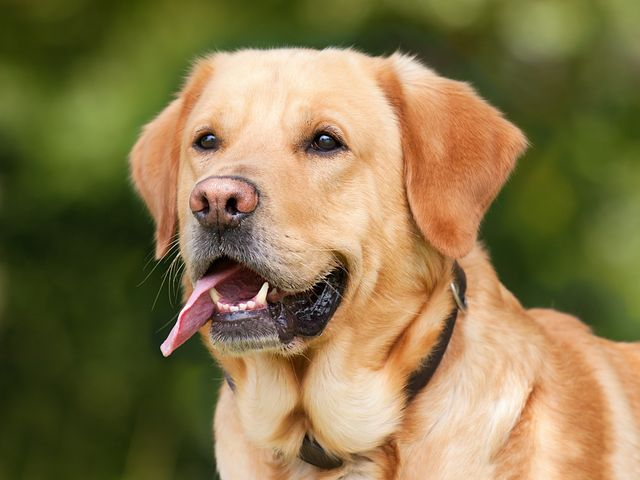
#> input picture labrador.jpg, 640 x 480 px
$ python laplacian.py
#> lines starting #> are read from the running program, lines starting #| are printed output that depends on the picture
import cv2
import numpy as np

import matplotlib.pyplot as plt

# Load the image
img = cv2.imread('labrador.jpg')
#> img is the input picture: shape (480, 640, 3); mean B, G, R 76.2, 119.6, 136.3

# Convert the image to grayscale
gray_img = cv2.cvtColor(img, cv2.COLOR_BGR2GRAY)
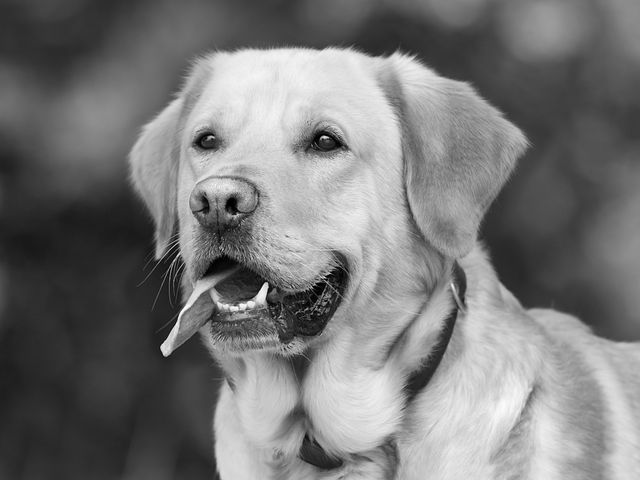
#> gray_img: shape (480, 640); min 0, max 253, mean 119.7

# Define the Laplacian filter kernel
laplacian_kernel = np.array([[0, 1, 0],
                             [1, -4, 1],
                             [0, 1, 0]])

horizontal = np.array([[0, 1, 0], [1, -4, 1], [0, 1, 0]])  # s2
vertical = np.array([[0, 1, 0], [1, -4, 1], [0, 1, 0]])  # s1

# Prewitt Operator
h, w = gray_img.shape
#> h = 480; w = 640

# define images with 0s
newhorizontalImage = np.zeros((h, w))
newverticalImage = np.zeros((h, w))
newgradientImage = np.zeros((h, w))

# offset by 1
for i in range(1, h - 1):
    for j in range(1, w - 1):
        horizontalGrad = (horizontal[0, 0] * gray_img[i - 1, j - 1]) + \
                         (horizontal[0, 1] * gray_img[i - 1, j]) + \
                         (horizontal[0, 2] * gray_img[i - 1, j + 1]) + \
                         (horizontal[1, 0] * gray_img[i, j - 1]) + \
                         (horizontal[1, 1] * gray_img[i, j]) + \
                         (horizontal[1, 2] * gray_img[i, j + 1]) + \
                         (horizontal[2, 0] * gray_img[i + 1, j - 1]) + \
                         (horizontal[2, 1] * gray_img[i + 1, j]) + \
                         (horizontal[2, 2] * gray_img[i + 1, j + 1])

        newhorizontalImage[i - 1, j - 1] = abs(horizontalGrad)

        verticalGrad = (vertical[0, 0] * gray_img[i - 1, j - 1]) + \
                       (vertical[0, 1] * gray_img[i - 1, j]) + \
                       (vertical[0, 2] * gray_img[i - 1, j + 1]) + \
                       (vertical[1, 0] * gray_img[i, j - 1]) + \
                       (vertical[1, 1] * gray_img[i, j]) + \
                       (vertical[1, 2] * gray_img[i, j + 1]) + \
                       (vertical[2, 0] * gray_img[i + 1, j - 1]) + \
                       (vertical[2, 1] * gray_img[i + 1, j]) + \
                       (vertical[2, 2] * gray_img[i + 1, j + 1])

        sum = (-1 * gray_img[i + 1, j]) +\
        (-1 * gray_img[i - 1, j]) +\
        (-1 * gray_img[i, j + 1]) +\
        (-1 * gray_img[i, j - 1]) +\
        (-1 * gray_img[i - 1, j - 1]) +\
        (-1 * gray_img[i + 1, j + 1]) +\
        (-1 * gray_img[i - 1, j + 1]) +\
        (-1 * gray_img[i + 1, j - 1]) +\
        (8 * gray_img[i, j])

        newverticalImage[i - 1, j - 1] = abs(verticalGrad)

        # Edge Magnitude
        mag = np.sqrt(pow(horizontalGrad, 2.0) + pow(verticalGrad, 2.0))
        newgradientImage[i - 1, j - 1] = sum
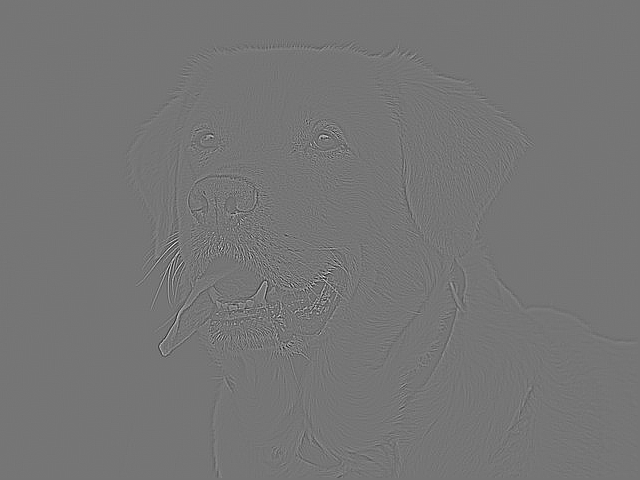
#> newgradientImage: shape (480, 640) float64; min -800, max 932, mean 0; drawn with min black and max white
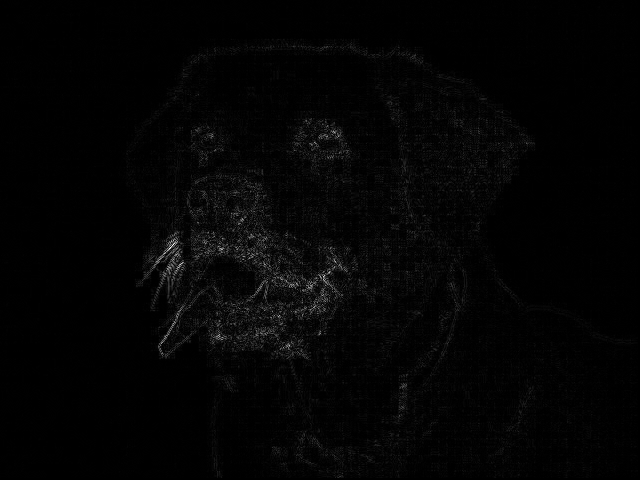
#> newhorizontalImage: shape (480, 640) float64; min 0, max 505, mean 8.5; drawn with min black and max white

plt.figure()
plt.title('result.png')
plt.imsave('result.png', newgradientImage, cmap='gray', format='png')
plt.imshow(newgradientImage, cmap='gray')
plt.show()

img = cv2.imread('result.png')
# Display the result
cv2.imshow('Laplacian', newgradientImage)
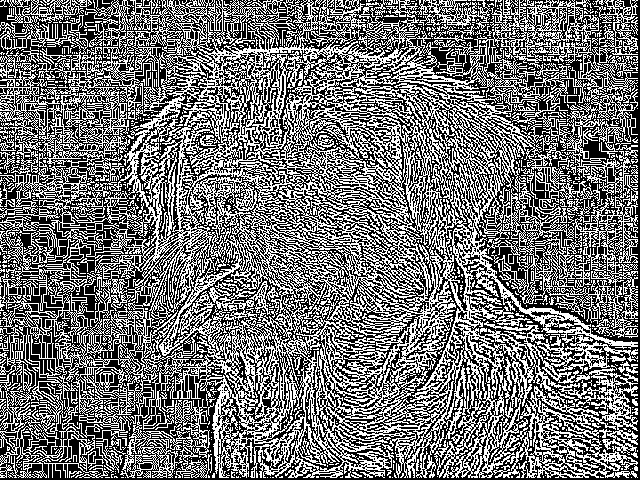
#> window 'Laplacian': shape (480, 640); 45.3% white in thin lines or dots
cv2.waitKey(0)
cv2.destroyAllWindows()
